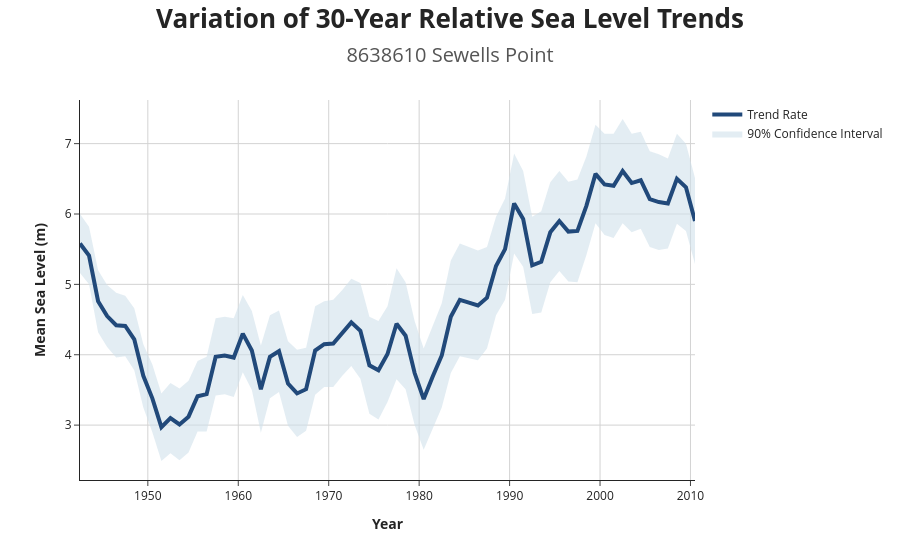

The notebook cell this image was saved under:
### Markdown cell above
## Has our trend changed over time?

The plot below shows how 30-year trends vary over time. Each point represents the trend for a 30-year rolling window, plotted at the midpoint of that period. This visualization helps us see whether the trends are consistent (linear), accelerating, or decelerating.

### Code cell
# @title
if variation_error == True:
  print('This station does not meet the data requirements for the variaiton of 30 year trends.')
else:
  # Calculate mid_year by averaging the start and end years
  start_years = pd.to_datetime(my_trend['startDate']).dt.year
  end_years = pd.to_datetime(my_trend['endDate']).dt.year
  my_trend['mid_year'] = (start_years + end_years) / 2

  # Calculate the confidence intervals using the trendError
  my_trend['high_conf'] = my_trend['trend'] + my_trend['trendError']
  my_trend['low_conf'] = my_trend['trend'] - my_trend['trendError']

  # Extract station info dynamically for the title
  station = my_trend['stationId'].iloc[0]
  station_name = my_trend['metadata.stationName'].iloc[0]

  # configurations
  PLOT_WIDTH = 1250
  PLOT_HEIGHT = 650
  TITLE_FONT_SIZE = 26
  SUBTITLE_FONT_SIZE = 20
  AXIS_TITLE_FONT_SIZE = 26
  TICK_FONT_SIZE = 22
  LEGEND_FONT_SIZE = 18
  FONT_SIZE_TITLE = 26

  # Dynamic X-Axis Calculation
  # Find the first and last year in the dataset, then add the 15-year buffer
  min_year = my_trend['mid_year'].min()
  max_year = my_trend['mid_year'].max()

  x_start = min_year - 15
  x_end = max_year + 15

  # Build the Figure
  fig = go.Figure()

  # Upper Bound of Confidence Interval (Invisible line)
  fig.add_trace(go.Scatter(
      x=my_trend['mid_year'],
      y=my_trend['high_conf'],
      mode='lines',
      line=dict(width=0),
      showlegend=False,
      hoverinfo='skip'
  ))

  # Lower Bound of Confidence Interval (Fills to Upper Bound)
  fig.add_trace(go.Scatter(
      x=my_trend['mid_year'],
      y=my_trend['low_conf'],
      mode='lines',
      line=dict(width=0),
      fillcolor='rgba(208, 226, 236, 0.6)',
      fill='tonexty',
      name='90% Confidence Interval'
  ))

  # Main Trend Line
  fig.add_trace(go.Scatter(
      x=my_trend['mid_year'],
      y=my_trend['trend'],
      mode='lines',
      line=dict(color='#21497a', width=4),
      name='Trend Rate'
  ))

  # Update Layout and Styling
  # Check your code against this structure to see if any invalid keys were added
fig.update_layout(
    title=dict(
        text=f"<b>Variation of 30-Year Relative Sea Level Trends</b><br><span style='font-size: {SUBTITLE_FONT_SIZE}px; color: #555;'>{station} {station_name}</span>",
        x=0.5,
        y=0.95,
        # Make sure font styles are nested in a font dictionary!
        font=dict(size=FONT_SIZE_TITLE) 
    ),
    xaxis=dict(
        title="<b>Year</b>",
        showgrid=True,
        gridcolor='lightgray'
    ),
    yaxis=dict(
        title="<b>Mean Sea Level (m)</b>",
        showgrid=True,
        gridcolor='lightgray'
    ),
    template="simple_white"
)
  

fig.show()

### Figure 1 — Plotly figure (JSON) as saved in the notebook; plotly's stock layout.template omitted (floating-point values rounded to 4 significant figures)
{"data": [{"hoverinfo": "skip", "line": {"width": 0}, "mode": "lines", "showlegend": false, "type": "scatter", "x": [1942.0, 1944.0, 1944.0, 1946.0, 1946.0, 1948.0, 1948.0, 1950.0, 1950.0, 1952.0, 1952.0, 1954.0, 1954.0, 1956.0, 1956.0, 1958.0, 1958.0, 1960.0, 1960.0, 1962.0, 1962.0, 1964.0, 1964.0, 1966.0, 1966.0, 1968.0, 1968.0, 1970.0, 1970.0, 1972.0, 1972.0, 1974.0, 1974.0, 1976.0, 1976.0, 1978.0, 1978.0, 1980.0, 1980.0, 1982.0, 1982.0, 1984.0, 1984.0, 1986.0, 1986.0, 1988.0, 1988.0, 1990.0, 1990.0, 1992.0, 1992.0, 1994.0, 1994.0, 1996.0, 1996.0, 1998.0, 1998.0, 2000.0, 2000.0, 2002.0, 2002.0, 2004.0, 2004.0, 2006.0, 2006.0, 2008.0, 2008.0, 2010.0, 2010.0], "y": [6.0, 5.82, 5.2, 4.99, 4.88, 4.84, 4.66, 4.15, 3.86, 3.45, 3.6, 3.52, 3.63, 3.91, 3.97, 4.52, 4.54, 4.52, 4.85, 4.62, 4.13, 4.56, 4.63, 4.19, 4.07, 4.1, 4.69, 4.76, 4.78, 4.92, 5.08, 5.02, 4.54, 4.48, 4.69, 5.23, 5.03, 4.48, 4.09, 4.42, 4.73, 5.34, 5.58, 5.53, 5.48, 5.53, 5.96, 6.22, 6.86, 6.61, 5.96, 6.04, 6.45, 6.61, 6.46, 6.49, 6.82, 7.27, 7.14, 7.14, 7.35, 7.14, 7.17, 6.89, 6.85, 6.79, 7.14, 7.0, 6.51]}, {"fill": "tonexty", "fillcolor": "rgba(208, 226, 236, 0.6)", "line": {"width": 0}, "mode": "lines", "name": "90% Confidence Interval", "type": "scatter", "x": [1942.0, 1944.0, 1944.0, 1946.0, 1946.0, 1948.0, 1948.0, 1950.0, 1950.0, 1952.0, 1952.0, 1954.0, 1954.0, 1956.0, 1956.0, 1958.0, 1958.0, 1960.0, 1960.0, 1962.0, 1962.0, 1964.0, 1964.0, 1966.0, 1966.0, 1968.0, 1968.0, 1970.0, 1970.0, 1972.0, 1972.0, 1974.0, 1974.0, 1976.0, 1976.0, 1978.0, 1978.0, 1980.0, 1980.0, 1982.0, 1982.0, 1984.0, 1984.0, 1986.0, 1986.0, 1988.0, 1988.0, 1990.0, 1990.0, 1992.0, 1992.0, 1994.0, 1994.0, 1996.0, 1996.0, 1998.0, 1998.0, 2000.0, 2000.0, 2002.0, 2002.0, 2004.0, 2004.0, 2006.0, 2006.0, 2008.0, 2008.0, 2010.0, 2010.0], "y": [5.16, 5.0, 4.32, 4.11, 3.96, 3.98, 3.78, 3.25, 2.9, 2.49, 2.6, 2.5, 2.61, 2.91, 2.91, 3.42, 3.44, 3.4, 3.75, 3.5, 2.89, 3.38, 3.47, 2.99, 2.83, 2.92, 3.43, 3.54, 3.54, 3.7, 3.84, 3.66, 3.16, 3.08, 3.33, 3.65, 3.51, 3.0, 2.65, 2.96, 3.25, 3.74, 3.98, 3.95, 3.92, 4.09, 4.56, 4.78, 5.44, 5.25, 4.58, 4.6, 5.03, 5.19, 5.04, 5.03, 5.42, 5.87, 5.7, 5.66, 5.87, 5.74, 5.79, 5.53, 5.49, 5.51, 5.86, 5.76, 5.29]}, {"line": {"color": "#21497a", "width": 4}, "mode": "lines", "name": "Trend Rate", "type": "scatter", "x": [1942.0, 1944.0, 1944.0, 1946.0, 1946.0, 1948.0, 1948.0, 1950.0, 1950.0, 1952.0, 1952.0, 1954.0, 1954.0, 1956.0, 1956.0, 1958.0, 1958.0, 1960.0, 1960.0, 1962.0, 1962.0, 1964.0, 1964.0, 1966.0, 1966.0, 1968.0, 1968.0, 1970.0, 1970.0, 1972.0, 1972.0, 1974.0, 1974.0, 1976.0, 1976.0, 1978.0, 1978.0, 1980.0, 1980.0, 1982.0, 1982.0, 1984.0, 1984.0, 1986.0, 1986.0, 1988.0, 1988.0, 1990.0, 1990.0, 1992.0, 1992.0, 1994.0, 1994.0, 1996.0, 1996.0, 1998.0, 1998.0, 2000.0, 2000.0, 2002.0, 2002.0, 2004.0, 2004.0, 2006.0, 2006.0, 2008.0, 2008.0, 2010.0, 2010.0], "y": [5.58, 5.41, 4.76, 4.55, 4.42, 4.41, 4.22, 3.7, 3.38, 2.97, 3.1, 3.01, 3.12, 3.41, 3.44, 3.97, 3.99, 3.96, 4.3, 4.06, 3.51, 3.97, 4.05, 3.59, 3.45, 3.51, 4.06, 4.15, 4.16, 4.31, 4.46, 4.34, 3.85, 3.78, 4.01, 4.44, 4.27, 3.74, 3.37, 3.69, 3.99, 4.54, 4.78, 4.74, 4.7, 4.81, 5.26, 5.5, 6.15, 5.93, 5.27, 5.32, 5.74, 5.9, 5.75, 5.76, 6.12, 6.57, 6.42, 6.4, 6.61, 6.44, 6.48, 6.21, 6.17, 6.15, 6.5, 6.38, 5.9]}], "layout": {"title": {"font": {"size": 26}, "text": "<b>Variation of 30-Year Relative Sea Level Trends</b><br><span style='font-size: 20px; color: #555;'>8638610 Sewells Point</span>", "x": 0.5, "y": 0.95}, "xaxis": {"gridcolor": "lightgray", "showgrid": true, "title": {"text": "<b>Year</b>"}}, "yaxis": {"gridcolor": "lightgray", "showgrid": true, "title": {"text": "<b>Mean Sea Level (m)</b>"}}}}
